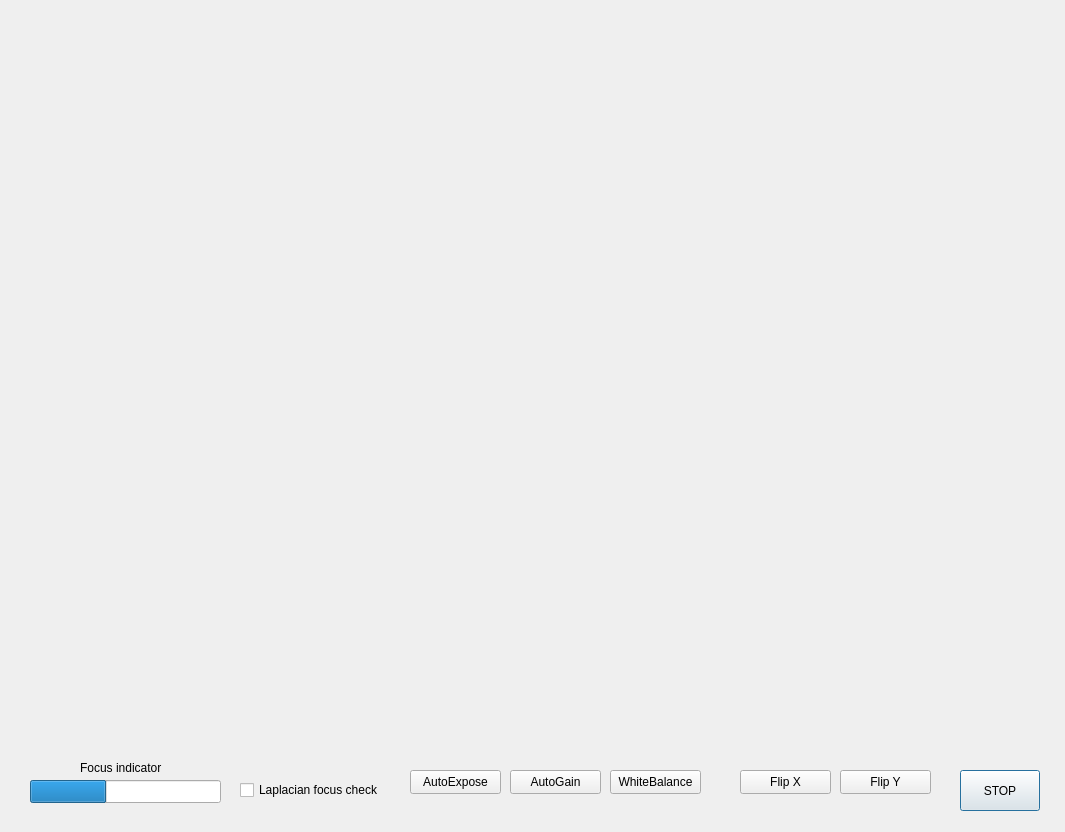
<?xml version="1.0" encoding="UTF-8"?>
<ui version="4.0">
 <class>Dialog</class>
 <widget class="QDialog" name="Dialog">
  <property name="geometry">
   <rect>
    <x>0</x>
    <y>0</y>
    <width>1065</width>
    <height>832</height>
   </rect>
  </property>
  <property name="windowTitle">
   <string>Dialog</string>
  </property>
  <widget class="ImageView_camera" name="CamViewer" native="true">
   <property name="geometry">
    <rect>
     <x>10</x>
     <y>10</y>
     <width>1031</width>
     <height>721</height>
    </rect>
   </property>
  </widget>
  <widget class="QPushButton" name="STOPButton">
   <property name="enabled">
    <bool>true</bool>
   </property>
   <property name="geometry">
    <rect>
     <x>960</x>
     <y>770</y>
     <width>80</width>
     <height>41</height>
    </rect>
   </property>
   <property name="text">
    <string>STOP</string>
   </property>
  </widget>
  <widget class="QLabel" name="label">
   <property name="geometry">
    <rect>
     <x>80</x>
     <y>760</y>
     <width>91</width>
     <height>16</height>
    </rect>
   </property>
   <property name="text">
    <string>Focus indicator</string>
   </property>
  </widget>
  <widget class="QProgressBar" name="progressBar">
   <property name="geometry">
    <rect>
     <x>30</x>
     <y>780</y>
     <width>191</width>
     <height>23</height>
    </rect>
   </property>
   <property name="maximum">
    <number>50</number>
   </property>
   <property name="value">
    <number>20</number>
   </property>
   <property name="textVisible">
    <bool>false</bool>
   </property>
   <property name="invertedAppearance">
    <bool>false</bool>
   </property>
  </widget>
  <widget class="QCheckBox" name="FocusCheckBox">
   <property name="geometry">
    <rect>
     <x>240</x>
     <y>780</y>
     <width>151</width>
     <height>20</height>
    </rect>
   </property>
   <property name="text">
    <string>Laplacian focus check</string>
   </property>
  </widget>
  <widget class="QPushButton" name="WhiteBalanceButton">
   <property name="geometry">
    <rect>
     <x>610</x>
     <y>770</y>
     <width>91</width>
     <height>24</height>
    </rect>
   </property>
   <property name="text">
    <string>WhiteBalance</string>
   </property>
  </widget>
  <widget class="QPushButton" name="FlipXButton">
   <property name="geometry">
    <rect>
     <x>740</x>
     <y>770</y>
     <width>91</width>
     <height>24</height>
    </rect>
   </property>
   <property name="text">
    <string>Flip X</string>
   </property>
  </widget>
  <widget class="QPushButton" name="AutoGainButton">
   <property name="geometry">
    <rect>
     <x>510</x>
     <y>770</y>
     <width>91</width>
     <height>24</height>
    </rect>
   </property>
   <property name="text">
    <string>AutoGain</string>
   </property>
  </widget>
  <widget class="QPushButton" name="FlipYButton">
   <property name="geometry">
    <rect>
     <x>840</x>
     <y>770</y>
     <width>91</width>
     <height>24</height>
    </rect>
   </property>
   <property name="text">
    <string>Flip Y</string>
   </property>
  </widget>
  <widget class="QPushButton" name="AutoExposeButton">
   <property name="geometry">
    <rect>
     <x>410</x>
     <y>770</y>
     <width>91</width>
     <height>24</height>
    </rect>
   </property>
   <property name="text">
    <string>AutoExpose</string>
   </property>
  </widget>
 </widget>
 <customwidgets>
  <customwidget>
   <class>ImageView_camera</class>
   <extends>QWidget</extends>
   <header location="global">ImageViewer</header>
   <container>1</container>
  </customwidget>
 </customwidgets>
 <resources/>
 <connections/>
</ui>
